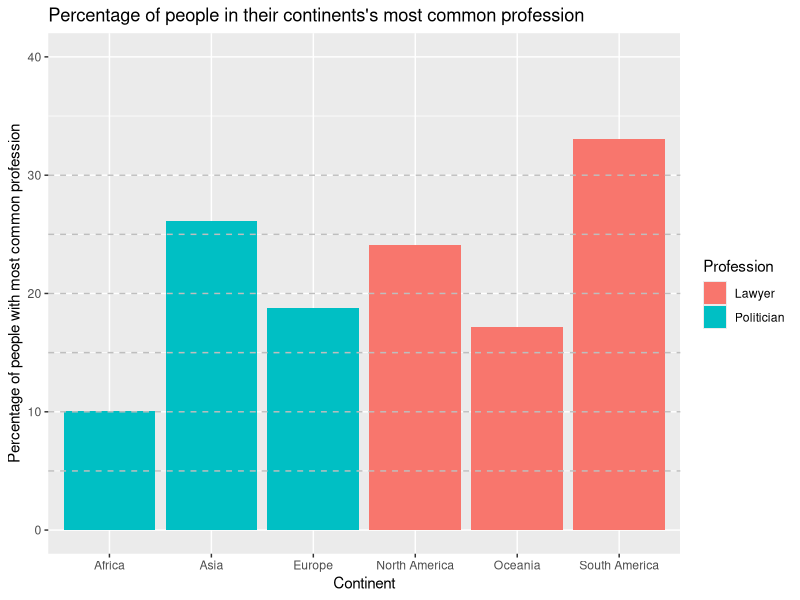

R code for this plot:
# R script for continents

library(tidyverse)

# Load data
data <- read_csv("profession_by_all.csv")

# Make table for most common professions for each continent and the counts and percentage
continent_professions <- data |>
  filter(Continent != 'Continent', Profession != 'Profession') |>
  group_by(Continent, Profession) |>
  summarise(count = n(), .groups = "drop") |>
  group_by(Continent) |>
  mutate(total_in_continent = sum(count)) |>
  slice_max(count, n = 1, with_ties = FALSE) |>
  mutate(percentage = (count / total_in_continent) * 100) |>
  select(Continent, Profession, count, percentage)

# Plot barplot
barplot <- continent_professions |>
  ggplot(aes(
    x = Continent,
    y = percentage,
    fill = Profession
  )) +
  geom_col() +
  labs(
    x = 'Continent',
    y = 'Percentage of people with most common profession',
    title = 'Percentage of people in their continents\'s most common profession'
  ) +
  ylim(0, 40) +
  geom_hline(
    yintercept = seq(5, 30, by = 5),
    color = "grey", 
    linetype = "dashed"
  )

# Save the barplot as .png
ggsave(
  filename = "continentss_barplot.png",
  plot = barplot
)

